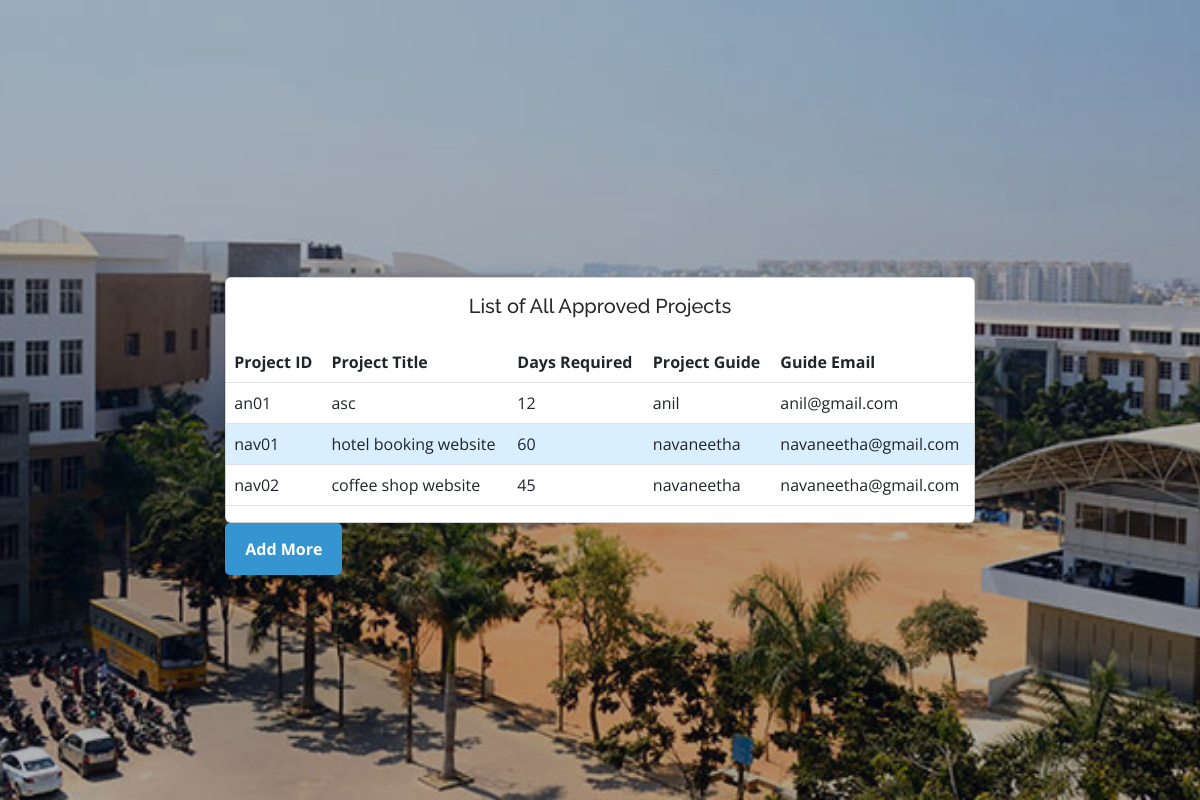
Screenshot of /iPortfolio/project-details.php with the database file from the repository.
### tables this page shows
CREATE TABLE `project` (
  `projectid` varchar(11) NOT NULL,
  `projectdescription` text NOT NULL,
  `projecttitle` varchar(1000) NOT NULL,
  `workingdays` int(11) NOT NULL,
  `guideemail` varchar(30) DEFAULT NULL,
  `guidename` varchar(50) DEFAULT NULL
);

### iPortfolio/project-details.php (the view, shortened to what this page needs)
<!DOCTYPE html>
<html lang="en">
<head>
  <link href="assets/vendor/aos/aos.css" rel="stylesheet">
  <link href="assets/vendor/bootstrap/css/bootstrap.min.css" rel="stylesheet">
  <link href="assets/vendor/bootstrap-icons/bootstrap-icons.css" rel="stylesheet">
  <link href="assets/vendor/boxicons/css/boxicons.min.css" rel="stylesheet">
  <link href="assets/vendor/glightbox/css/glightbox.min.css" rel="stylesheet">
  <link href="assets/vendor/swiper/swiper-bundle.min.css" rel="stylesheet">
  <link href="assets/css/style.css" rel="stylesheet">
</head>
<body>
  <?php
    require_once("connection.php");
    $query = " SELECT * FROM project";
    $result = mysqli_query($con,$query);
  ?>
    <section id="hero" class="d-flex flex-column justify-content-center align-items-center">
        <div class="hero-container" data-aos="fade-in">
            <div class="row">
                <div class="col-12">
                    <div class="card">
                        <div class="card-body text-center">
                            <h5 class="card-title m-b-0">List of All Approved Projects</h5>
                        </div>
                            <div class="table-responsive">
                              <table class="table">
                                <thead class="thead-light">
                                    <tr>
                                        <th scope="col">Project ID</th>
                                        <th scope="col">Project Title</th>
                                        <th scope="col">Days Required</th>
                                        <th scope="col">Project Guide</th>
                                        <th scope="col">Guide Email</th>
                                    </tr>
                                </thead>
                                <tbody class="customtable">
                                <?php
                                      while($row=mysqli_fetch_assoc($result))
                                      {
                                          $projectId = $row['projectid'];
                                          $projectTitle = $row['projecttitle'];
                                          $workingDays = $row['workingdays'];
                                          $projectGuide = $row['guidename'];
                                          $guideEmail = $row['guideemail'];
                              ?>
                                      <tr>
                                          <td><?php echo $projectId ?></td>
                                          <td><?php echo $projectTitle ?></td>
                                          <td><?php echo $workingDays ?></td>
                                          <td><?php echo $projectGuide ?></td>
                                          <td><?php echo $guideEmail ?></td>
                                      </tr>
                              <?php
                                       }
                               ?>
                                </tbody>
                            </table>
                            </div>
                    </div>
                    <div class="openBtn">
                        <button class="openButton" onclick="openForm()"><strong>Add More</strong></button>
                    </div>
                </div>
            </div>
        </div>
      </section>
</body>
</html>

### iPortfolio/assets/css/style.css (style rules this page uses)
body { font-family: "Open Sans", sans-serif; color: #272829; }
h1, h2, h3, h4, h5, h6 { font-family: "Raleway", sans-serif; }
#hero { width: 100%; height: 100vh; background: url("../img/cmrit.jpg") top center; background-size: cover; }
#hero:before { content: ""; background: rgba(5, 13, 24, 0.3); position: absolute; bottom: 0; top: 0; left: 0; right: 0; z-index: 1; }
#hero .hero-container { position: relative; z-index: 2; min-width: 300px; }
@media (min-width: 1024px) { #hero { background-attachment: fixed; } }
section { padding: 60px 0; overflow: hidden; }
tr:nth-child(even) { background-color: #d9effd; }
* { box-sizing: border-box; }
.openBtn { display: flex; justify-content: left; }
.openButton { border: none; border-radius: 5px; background-color: #3595d0; color: white; padding: 14px 20px; cursor: pointer; position: fixed; }

### rows the page displays
project: projectid "an01", projecttitle "asc", workingdays "12", guidename "anil", guideemail "anil@gmail.com"
project: projectid "nav01", projecttitle "hotel booking website", workingdays "60", guidename "navaneetha", guideemail "navaneetha@gmail.com"
project: projectid "nav02", projecttitle "coffee shop website", workingdays "45", guidename "navaneetha", guideemail "navaneetha@gmail.com"
